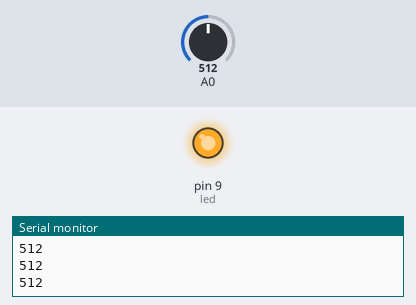
The sketch below on a simulated Arduino Uno, built with avr-gcc and run on an emulated ATmega328P. On the bench: output pins drawn as LEDs (lit = HIGH), the last lines printed to the serial monitor. Inputs (shaded band) come from the test bench; at power-on: A0 = 512.

Above: at 1.2 s.
1.3 s: A0 set to 122
At 1.9 s:
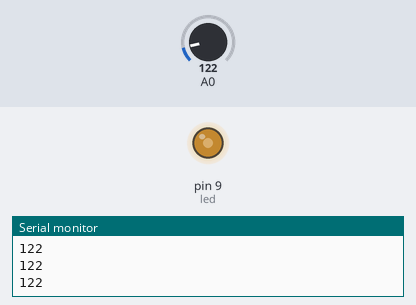
2.8 s: A0 set to 0
At 3.1 s:
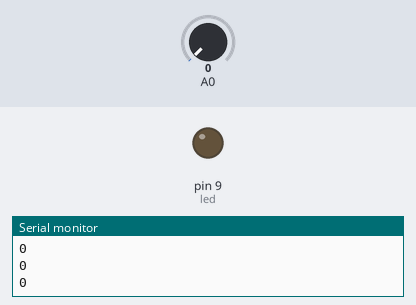
4.3 s: A0 set to 306
At 5.4 s:
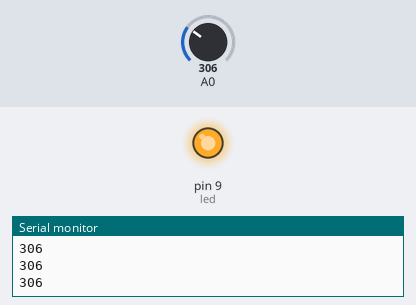
Timing chart, 0 to 7.3 s (numbered marks = the images above; inputs shaded):
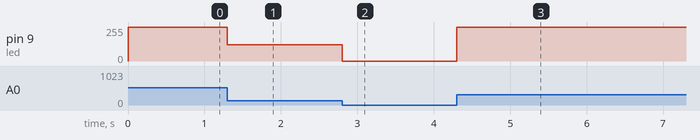

The sketch:

sketch_may25a.ino
```cpp
int led = 9;           // the PWM pin the LED is attached to
int sens =0;

void setup() {
  // declare pin 9 to be an output:
  pinMode(led, OUTPUT);
  Serial.begin(9600);
 }

// the loop routine runs over and over again forever:
void loop() {

  int value = analogRead(A0);

/*
if (value > 250){
    digitalWrite(led, LOW); //Turn led off
  delay(500);
  }
  else{
    digitalWrite(led, HIGH); //Turn led on
  delay(500);
  }
*/


  analogWrite(led, value);
  Serial.println(value);
 //delay(1000);

}
```

Measured:
- after the input at 1.3 s, pin 9 (led): 255/255 → 122/255 at once
- after the input at 2.8 s, pin 9 (led): 122/255 → 0/255 at once
- after the input at 4.3 s, pin 9 (led): 0/255 → 255/255 at once
